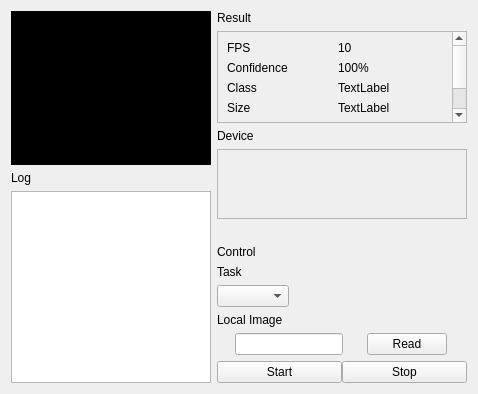
<?xml version="1.0" encoding="UTF-8"?>
<ui version="4.0">
 <class>Home</class>
 <widget class="QWidget" name="Home">
  <property name="geometry">
   <rect>
    <x>0</x>
    <y>0</y>
    <width>478</width>
    <height>394</height>
   </rect>
  </property>
  <property name="windowTitle">
   <string>Home</string>
  </property>
  <layout class="QHBoxLayout" name="horizontalLayout_3">
   <item>
    <layout class="QVBoxLayout" name="verticalLayout">
     <item>
      <widget class="QLabel" name="live">
       <property name="sizePolicy">
        <sizepolicy hsizetype="Preferred" vsizetype="Expanding">
         <horstretch>0</horstretch>
         <verstretch>0</verstretch>
        </sizepolicy>
       </property>
       <property name="minimumSize">
        <size>
         <width>200</width>
         <height>150</height>
        </size>
       </property>
       <property name="sizeIncrement">
        <size>
         <width>4</width>
         <height>3</height>
        </size>
       </property>
       <property name="autoFillBackground">
        <bool>false</bool>
       </property>
       <property name="styleSheet">
        <string notr="true">background-color: rgb(0, 0, 0);</string>
       </property>
       <property name="text">
        <string>Live</string>
       </property>
      </widget>
     </item>
     <item>
      <widget class="QLabel" name="label_2">
       <property name="sizePolicy">
        <sizepolicy hsizetype="Preferred" vsizetype="Fixed">
         <horstretch>0</horstretch>
         <verstretch>0</verstretch>
        </sizepolicy>
       </property>
       <property name="text">
        <string>Log</string>
       </property>
      </widget>
     </item>
     <item>
      <widget class="QTextBrowser" name="log">
       <property name="sizePolicy">
        <sizepolicy hsizetype="Preferred" vsizetype="Preferred">
         <horstretch>0</horstretch>
         <verstretch>0</verstretch>
        </sizepolicy>
       </property>
       <property name="minimumSize">
        <size>
         <width>0</width>
         <height>0</height>
        </size>
       </property>
      </widget>
     </item>
    </layout>
   </item>
   <item>
    <layout class="QVBoxLayout" name="verticalLayout_2">
     <item>
      <widget class="QLabel" name="label_3">
       <property name="sizePolicy">
        <sizepolicy hsizetype="Fixed" vsizetype="Preferred">
         <horstretch>0</horstretch>
         <verstretch>0</verstretch>
        </sizepolicy>
       </property>
       <property name="text">
        <string>Result</string>
       </property>
      </widget>
     </item>
     <item>
      <widget class="QScrollArea" name="scrollArea">
       <property name="sizePolicy">
        <sizepolicy hsizetype="Preferred" vsizetype="Expanding">
         <horstretch>0</horstretch>
         <verstretch>0</verstretch>
        </sizepolicy>
       </property>
       <property name="minimumSize">
        <size>
         <width>250</width>
         <height>0</height>
        </size>
       </property>
       <property name="widgetResizable">
        <bool>true</bool>
       </property>
       <widget class="QWidget" name="scrollAreaWidgetContents">
        <property name="geometry">
         <rect>
          <x>0</x>
          <y>0</y>
          <width>234</width>
          <height>122</height>
         </rect>
        </property>
        <layout class="QGridLayout" name="gridLayout">
         <item row="2" column="0">
          <widget class="QLabel" name="label_14">
           <property name="text">
            <string>Class</string>
           </property>
          </widget>
         </item>
         <item row="2" column="1">
          <widget class="QLabel" name="result">
           <property name="text">
            <string>TextLabel</string>
           </property>
          </widget>
         </item>
         <item row="5" column="0">
          <widget class="QLabel" name="label_11">
           <property name="sizePolicy">
            <sizepolicy hsizetype="Preferred" vsizetype="Expanding">
             <horstretch>0</horstretch>
             <verstretch>0</verstretch>
            </sizepolicy>
           </property>
           <property name="text">
            <string/>
           </property>
          </widget>
         </item>
         <item row="1" column="1">
          <widget class="QLabel" name="confidence">
           <property name="text">
            <string>100%</string>
           </property>
          </widget>
         </item>
         <item row="0" column="0">
          <widget class="QLabel" name="label_8">
           <property name="text">
            <string>FPS</string>
           </property>
          </widget>
         </item>
         <item row="3" column="1">
          <widget class="QLabel" name="label_7">
           <property name="text">
            <string>TextLabel</string>
           </property>
          </widget>
         </item>
         <item row="0" column="1">
          <widget class="QLabel" name="fps">
           <property name="text">
            <string>10</string>
           </property>
          </widget>
         </item>
         <item row="1" column="0">
          <widget class="QLabel" name="label_4">
           <property name="text">
            <string>Confidence</string>
           </property>
          </widget>
         </item>
         <item row="3" column="0">
          <widget class="QLabel" name="label_6">
           <property name="text">
            <string>Size</string>
           </property>
          </widget>
         </item>
         <item row="4" column="0">
          <widget class="QLabel" name="label_12">
           <property name="text">
            <string>GNSS</string>
           </property>
          </widget>
         </item>
         <item row="4" column="1">
          <widget class="QLabel" name="gnss">
           <property name="text">
            <string>TextLabel</string>
           </property>
          </widget>
         </item>
        </layout>
       </widget>
      </widget>
     </item>
     <item>
      <widget class="QLabel" name="label_17">
       <property name="text">
        <string>Device</string>
       </property>
      </widget>
     </item>
     <item>
      <widget class="QScrollArea" name="scrollArea_2">
       <property name="sizePolicy">
        <sizepolicy hsizetype="Preferred" vsizetype="Expanding">
         <horstretch>0</horstretch>
         <verstretch>0</verstretch>
        </sizepolicy>
       </property>
       <property name="widgetResizable">
        <bool>true</bool>
       </property>
       <widget class="QWidget" name="scrollAreaWidgetContents_2">
        <property name="geometry">
         <rect>
          <x>0</x>
          <y>0</y>
          <width>248</width>
          <height>68</height>
         </rect>
        </property>
       </widget>
      </widget>
     </item>
     <item>
      <widget class="QLabel" name="label_10">
       <property name="sizePolicy">
        <sizepolicy hsizetype="Preferred" vsizetype="Expanding">
         <horstretch>0</horstretch>
         <verstretch>0</verstretch>
        </sizepolicy>
       </property>
       <property name="text">
        <string/>
       </property>
      </widget>
     </item>
     <item>
      <widget class="QLabel" name="label">
       <property name="text">
        <string>Control</string>
       </property>
      </widget>
     </item>
     <item>
      <widget class="QLabel" name="label_16">
       <property name="sizePolicy">
        <sizepolicy hsizetype="Fixed" vsizetype="Preferred">
         <horstretch>0</horstretch>
         <verstretch>0</verstretch>
        </sizepolicy>
       </property>
       <property name="text">
        <string>Task</string>
       </property>
      </widget>
     </item>
     <item>
      <widget class="QComboBox" name="taskIndex">
       <property name="sizePolicy">
        <sizepolicy hsizetype="Fixed" vsizetype="Fixed">
         <horstretch>0</horstretch>
         <verstretch>0</verstretch>
        </sizepolicy>
       </property>
      </widget>
     </item>
     <item>
      <widget class="QLabel" name="label_5">
       <property name="text">
        <string>Local Image</string>
       </property>
      </widget>
     </item>
     <item>
      <layout class="QHBoxLayout" name="horizontalLayout_2">
       <item>
        <widget class="QLineEdit" name="pathLineEdit">
         <property name="sizePolicy">
          <sizepolicy hsizetype="Fixed" vsizetype="Fixed">
           <horstretch>0</horstretch>
           <verstretch>0</verstretch>
          </sizepolicy>
         </property>
        </widget>
       </item>
       <item>
        <widget class="QPushButton" name="readPathButton">
         <property name="sizePolicy">
          <sizepolicy hsizetype="Fixed" vsizetype="Fixed">
           <horstretch>0</horstretch>
           <verstretch>0</verstretch>
          </sizepolicy>
         </property>
         <property name="text">
          <string>Read</string>
         </property>
        </widget>
       </item>
      </layout>
     </item>
     <item>
      <layout class="QHBoxLayout" name="horizontalLayout">
       <property name="spacing">
        <number>0</number>
       </property>
       <item>
        <widget class="QPushButton" name="startButton">
         <property name="sizePolicy">
          <sizepolicy hsizetype="Minimum" vsizetype="Fixed">
           <horstretch>0</horstretch>
           <verstretch>0</verstretch>
          </sizepolicy>
         </property>
         <property name="maximumSize">
          <size>
           <width>16777215</width>
           <height>16777215</height>
          </size>
         </property>
         <property name="text">
          <string>Start</string>
         </property>
        </widget>
       </item>
       <item>
        <widget class="QPushButton" name="stopButton">
         <property name="sizePolicy">
          <sizepolicy hsizetype="Minimum" vsizetype="Fixed">
           <horstretch>0</horstretch>
           <verstretch>0</verstretch>
          </sizepolicy>
         </property>
         <property name="maximumSize">
          <size>
           <width>16777215</width>
           <height>16777215</height>
          </size>
         </property>
         <property name="text">
          <string>Stop</string>
         </property>
        </widget>
       </item>
      </layout>
     </item>
    </layout>
   </item>
  </layout>
 </widget>
 <resources/>
 <connections/>
</ui>
